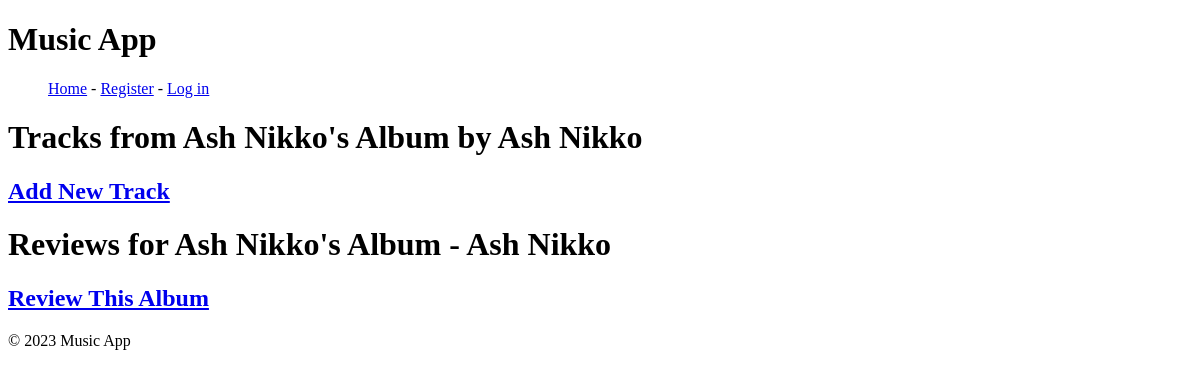
The page /albums/2/tracks/ on the database as committed earlier.
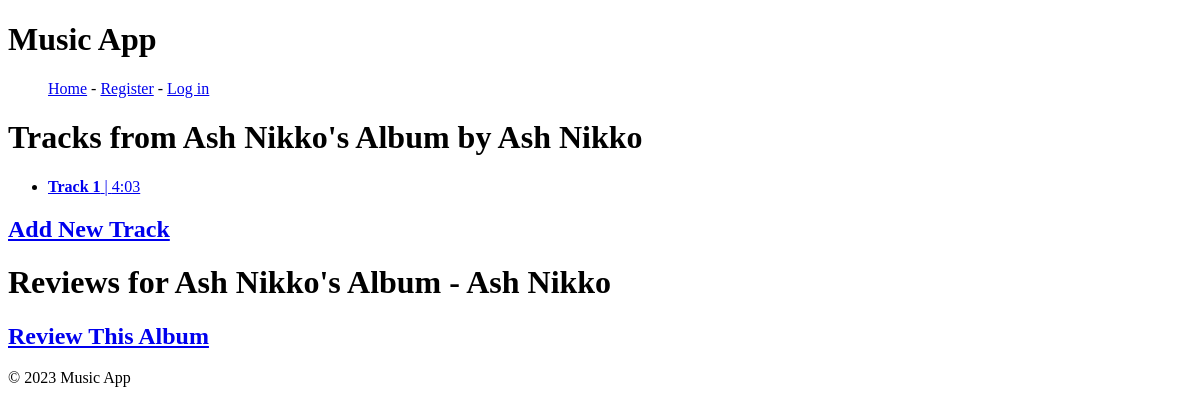
The same page on the database as committed later.
### music_app/models.py (models this page shows, shortened)
class Track(models.Model):
    name = models.CharField(max_length=300)
    length = models.IntegerField(default=0) # Length in seconds
    artist = models.ForeignKey(Artist, on_delete=models.SET_NULL, null=True)
    album = models.ForeignKey(Album, on_delete=models.SET_NULL, null=True)
    release_year = models.IntegerField(default=1900,
                                       validators=[
                                           MaxValueValidator(datetime.datetime.now().year),
                                           MinValueValidator(1900)
                                       ])
    def get_length(self):
        minutes = self.length // 60
        seconds = self.length % 60
        result = f"{minutes}:{seconds:02}"
        return result

### music_app/views.py (the view)
# urls.py: path('albums/<int:album_id>/tracks/', views.track_list, name='track_list'),
def track_list(request, album_id):
    album = get_object_or_404(Album, id=album_id)
    tracks = Track.objects.filter(album=album)
    reviews = filter_reviews(request, album)
    return render(request, 'music_app/tracks.html', {
        'tracks': tracks,
        'album': album,
        'reviews': reviews,
    })

### music_app/models.py (called while the page is built)
    def __str__(self):
        return self.name + " - " + self.artist.name

### music_app/views.py (called while the page is built)
def filter_reviews(request, target_object):
    object_content_type = ContentType.objects.get_for_model(target_object)
    if request.user.is_authenticated:
        reviews = Review.objects.filter(
            content_type=object_content_type,
            object_id=target_object.id
        ).filter(
            Q(is_public=True) | Q(creator=request.user)
        ).distinct()
        user_review = reviews.filter(creator=request.user).first()
        if user_review:
            reviews = [user_review] + list(reviews.exclude(id=user_review.id))
    else:
        reviews = Review.objects.filter(
            content_type=object_content_type,
            object_id=target_object.id,
            is_public=True
        )
    return reviews

### music_app/templates/music_app/tracks.html (shortened to what this page needs)
{% extends "music_app/base.html" %}
{% block content %}
    <h1>Tracks from {{ album.name }} by {{ album.artist.name }}</h1>
    <ul>
        {% for track in tracks %}
            <li>
                <a href="{% url 'music_app:track_details' track_id=track.id %}">
                    <strong>{{ track.name }}</strong> | {{ track.get_length }}<br>
                </a>
            </li>
        {% endfor %}
    </ul>
    <h2><a href="{% url 'music_app:add_track' artist_id=album.artist.id album_id=album.id %}">Add New Track</a></h2>
    <h1>Reviews for {{ album }}</h1>
    <h2><a href="{% url 'music_app:add_review' type='album' obj_id=album.id %}">Review This Album</a></h2>
{% endblock %}

Rows that differ between the two databases and show on the page:
added Track: name "Track 1", get_length "4:03"
